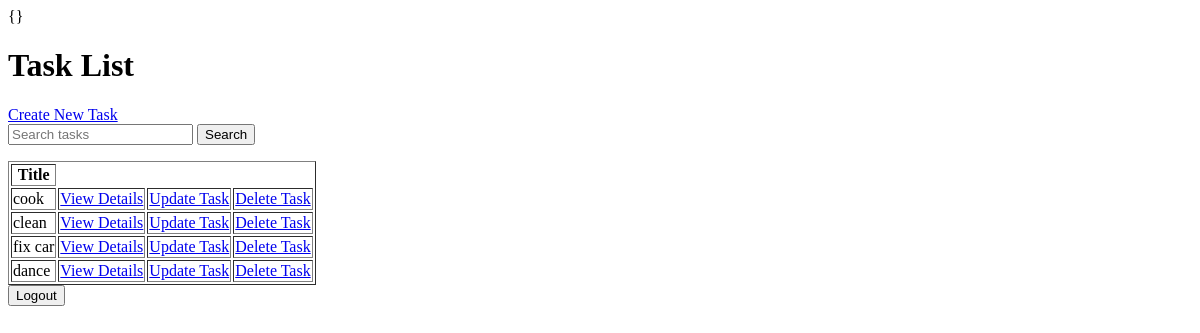
Before: /core/ (signed in) with the older database file.
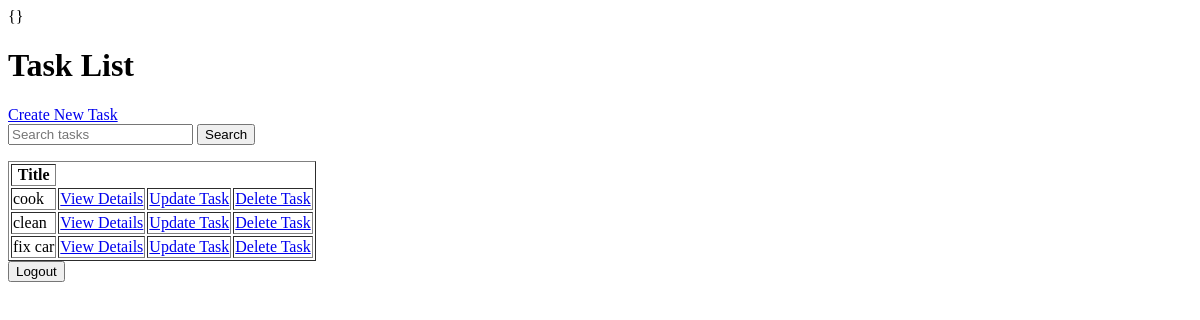
After: the same page with the newer database file.
### core/models.py (models this page shows, shortened)
class Task(models.Model):
    user = models.ForeignKey(User, on_delete=models.CASCADE, null=True, blank=True)
    taskname = models.CharField(max_length=255)
    description = models.TextField(null=True,blank=True)
    date = models.DateField(auto_now_add=True)
    completed = models.BooleanField(default=False)
    class Meta:
        order_with_respect_to = 'user'

### core/views.py (the view)
# urls.py: path('',Tasklist.as_view(),name='tasklist'),
class Tasklist(LoginRequiredMixin, ListView):
    model = Task
    template_name = 'task_list.html'
    context_object_name = 'tasks'
    def get_context_data(self, **kwargs):
        context = super().get_context_data(**kwargs)
        context['tasks'] = context['tasks'].filter(user=self.request.user)
        context['count'] = context['tasks'].filter(completed=False).count()
        search_input = self.request.GET.get('search-area') or ''
        if search_input:
            context['tasks'] = context['tasks'].filter(
                taskname__icontains=search_input)  # Use 'taskname' instead of 'title'
        context['search_input'] = search_input
        return context

### core/templates/task_list.html (shortened to what this page needs)
<!DOCTYPE html>
<html lang="en">
<head>
</head>
<body>
    <h1>Task List</h1>
    <a href="{% url 'Createtask' %}">Create New Task</a>
    <form method="GET" action="">
        <input type="text" name="search-area" placeholder="Search tasks" value="{{ search_input }}">
        <button type="submit">Search</button>
    </form>
    <table border="1">
        <thead>
            <tr>
                <th>Title</th>
            </tr>
        </thead>
        <tbody>
            {% for task in tasks %}
            <tr>
                <td>{{ task.taskname }}</td>
                <td><a href="{% url 'taskdetail' task.id %}">View Details</a></td>
                <td><a href="{% url 'updatetask' task.id %}">Update Task</a></td>
                <td><a href="{% url 'deletetask' task.id %}">Delete Task</a></td>
            </tr>
            {% endfor %}
        </tbody>
    </table>
    <form action="{% url 'logout' %}" method="post">
        <button type="submit">Logout</button>
    </form>
</body>
</html>

Changed rows visible on the page:
removed Task: taskname "dance"
